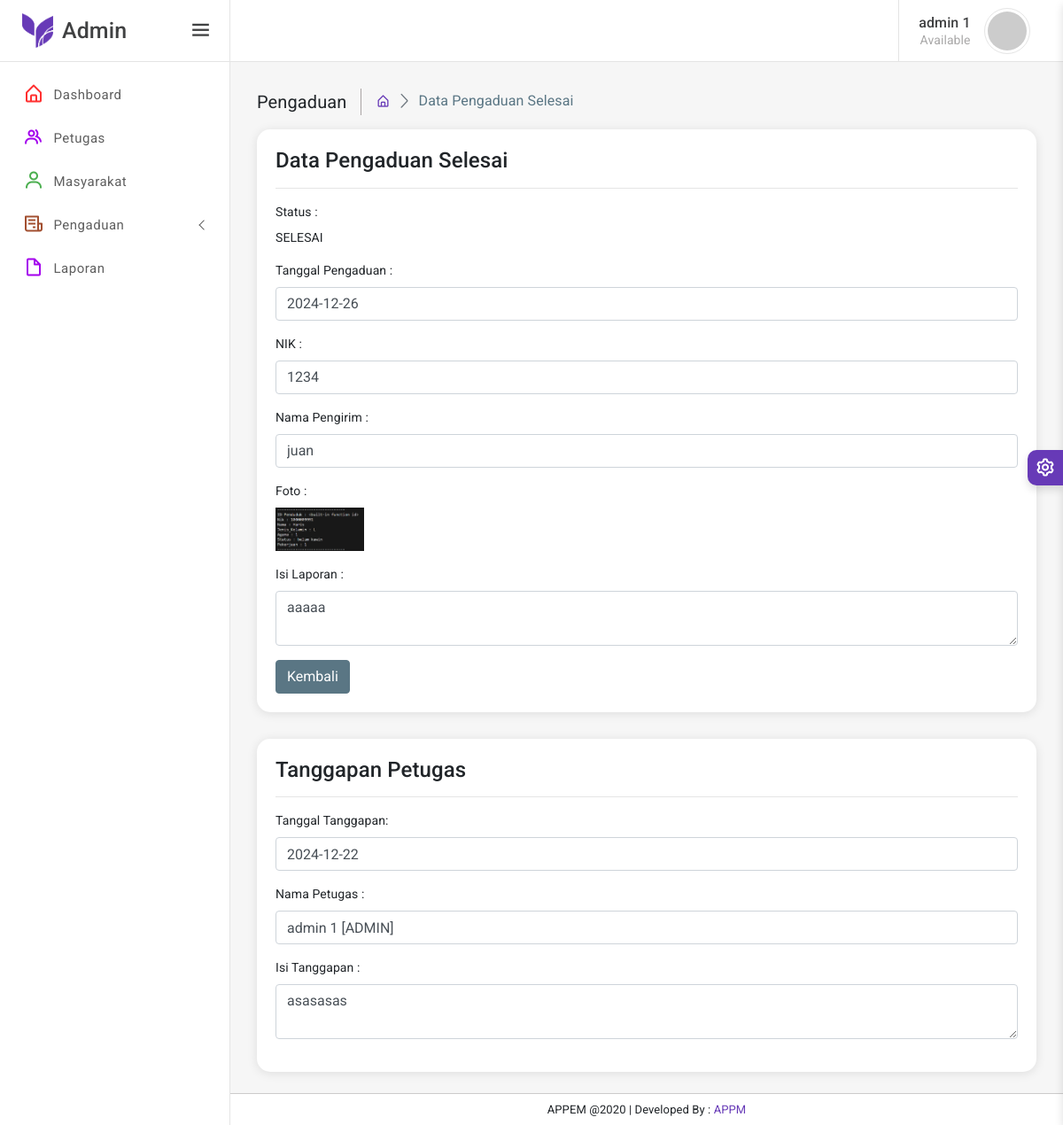
Page /admin/index.php?halaman=pengaduandetail&id_pengaduan=18 (signed in) on the committed database.
### tables this page shows
CREATE TABLE `pengaduan` (
  `id_pengaduan` int(11) NOT NULL,
  `tgl_pengaduan` date NOT NULL,
  `nik` char(15) NOT NULL,
  `isi_laporan` text NOT NULL,
  `foto` varchar(255) NOT NULL,
  `status` enum('0','proses','selesai','batal') NOT NULL
);

CREATE TABLE `masyarakat` (
  `nik` char(16) NOT NULL,
  `nama` varchar(35) NOT NULL,
  `username` varchar(25) NOT NULL,
  `password` varchar(32) NOT NULL,
  `telp` varchar(16) NOT NULL
);

CREATE TABLE `tanggapan` (
  `id_tanggapan` int(11) NOT NULL,
  `id_pengaduan` int(11) NOT NULL,
  `tgl_tanggapan` date NOT NULL,
  `tanggapan` text NOT NULL,
  `id_petugas` int(11) NOT NULL
);

CREATE TABLE `petugas` (
  `id_petugas` int(11) NOT NULL,
  `nama_petugas` varchar(35) NOT NULL,
  `username` varchar(25) NOT NULL,
  `password` varchar(32) NOT NULL,
  `telp` varchar(13) NOT NULL,
  `level` enum('admin','petugas') NOT NULL
);

### admin/pengaduan/pengaduandetail.php (the view, shortened to what this page needs)
<?php
$id_pengaduan = $_GET['id_pengaduan'];
$query_pengaduan = mysqli_query($koneksi, "SELECT * FROM pengaduan JOIN masyarakat ON pengaduan.nik = masyarakat.nik WHERE id_pengaduan = '$id_pengaduan'") or die (mysqli_error($koneksi));
$query_tanggapan = mysqli_query($koneksi, "SELECT * FROM tanggapan JOIN petugas ON tanggapan.id_petugas = petugas.id_petugas WHERE id_pengaduan = '$id_pengaduan'") or die (mysqli_error($koneksi));
?>
<div class="page-breadcrumb d-none d-md-flex align-items-center mb-3">
    <div class="breadcrumb-title pr-3">Pengaduan</div>
    <div class="pl-3">
        <nav aria-label="breadcrumb">
            <ol class="breadcrumb mb-0 p-0">
                <li class="breadcrumb-item"><a href="javascript:;"><i class='bx bx-home-alt'></i></a></li>
                <li class="breadcrumb-item active" aria-current="page">Data Pengaduan Selesai</li>
            </ol>
        </nav>
    </div>
</div>
<?php
while ($data_pengaduan = $query_pengaduan->fetch_assoc()) {
?>
<div class="card radius-15">
    <div class="card-body">
        <div class="card-title">
            <h4 class="mb-0">Data Pengaduan Selesai</h4>
        </div>
        <hr/>
        <div class="form-group">
            <label for="">Status :</label>
            <p><?php echo strtoupper($data_pengaduan['status']); ?></p>
        </div>
        <div class="form-group">
            <label for="">Tanggal Pengaduan :</label>
            <input type="text" name="" class="form-control" value="<?php echo $data_pengaduan['tgl_pengaduan']; ?>" >
        </div>
        <div class="form-group">
            <label for="">NIK :</label>
            <input type="text" name="" class="form-control" value="<?php echo $data_pengaduan['nik']; ?>" >
        </div>
        <div class="form-group">
            <label for="">Nama Pengirim :</label>
            <input type="text" name="" class="form-control" value="<?php echo $data_pengaduan['nama']; ?>" >
        </div>
        <div class="form-group">
            <label for="">Foto :</label>
            <br>
            <img src="../foto/<?php echo $data_pengaduan['foto']; ?>" alt="Foto Pengaduan" class="img-fluid" style="max-width: 100px;">
        </div>
        <div class="form-group">
            <label for="">Isi Laporan :</label>
            <textarea name="" id="" class="form-control"><?php echo $data_pengaduan['isi_laporan']; ?></textarea>
        </div>
        <button type="button" onclick="window.history.back()" class="btn btn-secondary">Kembali</button>
    </div>
</div>
<?php } ?>
<?php
while ($data_tanggapan = $query_tanggapan->fetch_assoc()) {
?>
<div class="card radius-15">
    <div class="card-body">
        <div class="card-title">
            <h4 class="mb-0">Tanggapan Petugas</h4>
        </div>
        <hr/>
        <div class="form-group">
            <label for="">Tanggal Tanggapan:</label>
            <input type="text" value="<?php echo $data_tanggapan['tgl_tanggapan']; ?>" class="form-control" >
        </div>
        <div class="form-group">
            <label for="">Nama Petugas :</label>
            <input type="text" value="<?php echo $data_tanggapan['nama_petugas']; ?> [<?php echo strtoupper($data_tanggapan['level']); ?>]" class="form-control" >
        </div>
        <div class="form-group">
            <label for="">Isi Tanggapan :</label>
            <textarea name="" id="" class="form-control"><?php echo $data_tanggapan['tanggapan']; ?></textarea>
        </div>
    </div>
</div>
<?php } ?>

### assets/css/app.css (style rules this page uses)
html { width: 100%; height: 100%; }
body { font-family: 'Open Sans', sans-serif; font-family: 'Roboto', sans-serif; background-color: #f6f6f6; letter-spacing: .1px; font-size: 14px; }
input::placeholder { color: #000 !important; opacity: .3 !important }
.card { box-shadow: 0 0.1rem 0.7rem rgba(0, 0, 0, .10); border: 1px solid rgba(0, 0, 0, 0); margin-bottom: 30px; }
.btn { text-transform: capitalize; }
.radius-15 { border-radius: 15px; }
.page-breadcrumb .breadcrumb { background-color: transparent; }
.breadcrumb-title { font-size: 20px; border-right: 1.5px solid #aaa4a4; }
.page-breadcrumb .breadcrumb li.breadcrumb-item { font-size: 16px; }
.page-breadcrumb .breadcrumb-item+.breadcrumb-item::before { display: inline-block; padding-right: .5rem; color: #6c757d; font-family: 'LineIcons'; content: "\ea5c"; }

### rows in the picture
pengaduan: status "SELESAI", tgl_pengaduan "2024-12-26", nik.nik "1234", nik.nama "juan", foto (picture), isi_laporan "aaaaa"
tanggapan: tgl_tanggapan "2024-12-22", id_petugas.level "admin 1 [ADMIN]", tanggapan "asasasas"

### other values in the picture
$_SESSION['admin']['nama_petugas'] "admin 1"
